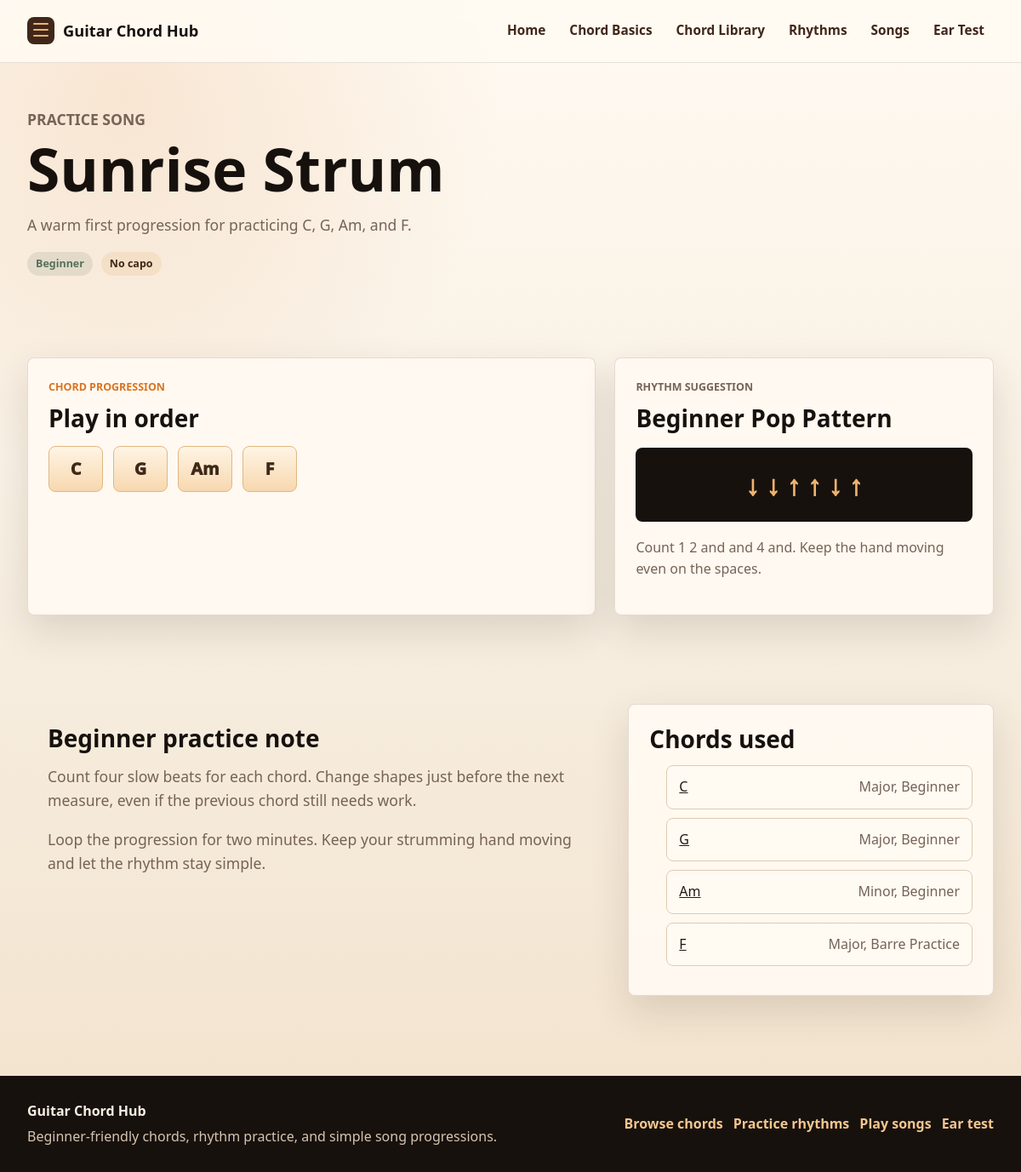
Screenshot of /songs/1 with the database file from the repository.
### tables this page shows
CREATE TABLE songs (
    id INTEGER PRIMARY KEY AUTOINCREMENT,
    title TEXT NOT NULL UNIQUE,
    difficulty TEXT NOT NULL,
    capo TEXT NOT NULL,
    description TEXT NOT NULL,
    rhythm_id INTEGER NOT NULL,
    FOREIGN KEY (rhythm_id) REFERENCES rhythms (id)
);

CREATE TABLE song_chords (
    id INTEGER PRIMARY KEY AUTOINCREMENT,
    song_id INTEGER NOT NULL,
    chord_id INTEGER NOT NULL,
    order_index INTEGER NOT NULL,
    FOREIGN KEY (song_id) REFERENCES songs (id),
    FOREIGN KEY (chord_id) REFERENCES chords (id)
);

CREATE TABLE chords (
    id INTEGER PRIMARY KEY AUTOINCREMENT,
    name TEXT NOT NULL UNIQUE,
    category TEXT NOT NULL,
    difficulty TEXT NOT NULL,
    description TEXT NOT NULL,
    practice_tip TEXT NOT NULL,
    is_featured INTEGER NOT NULL DEFAULT 0,
    sort_order INTEGER NOT NULL DEFAULT 100,
    recommended_next_chord_id INTEGER,
    FOREIGN KEY (recommended_next_chord_id) REFERENCES chords (id)
);

CREATE TABLE rhythms (
    id INTEGER PRIMARY KEY AUTOINCREMENT,
    name TEXT NOT NULL UNIQUE,
    difficulty TEXT NOT NULL,
    pattern TEXT NOT NULL,
    description TEXT NOT NULL,
    practice_tip TEXT NOT NULL
);

### app.py (the view)
    @app.route("/songs/<int:song_id>")
    def song_detail(song_id):
        connection = db.get_db()
        song = connection.execute(
            """
            SELECT songs.id, songs.title, songs.difficulty, songs.capo,
                   songs.description, rhythms.name AS rhythm_name,
                   rhythms.pattern AS rhythm_pattern,
                   rhythms.practice_tip AS rhythm_tip
            FROM songs
            JOIN rhythms ON songs.rhythm_id = rhythms.id
            WHERE songs.id = ?
            """,
            (song_id,),
        ).fetchone()
        if song is None:
            abort(404)
        chord_rows = connection.execute(
            """
            SELECT chords.id, chords.name, chords.category, chords.difficulty,
                   song_chords.order_index
            FROM song_chords
            JOIN chords ON song_chords.chord_id = chords.id
            WHERE song_chords.song_id = ?
            ORDER BY song_chords.order_index
            """,
            (song_id,),
        ).fetchall()
        return render_template(
            "song_detail.html",
            song=song,
            chord_rows=chord_rows,
        )

### db.py (called while the page is built)
def get_db():
    if "db" not in g:
        g.db = sqlite3.connect(current_app.config["DATABASE"])
        g.db.row_factory = sqlite3.Row
    return g.db

### templates/song_detail.html (shortened to what this page needs)
{% extends "base.html" %}
{% block content %}
<section class="page-header compact-header">
    <p class="eyebrow">Practice song</p>
    <h1>{{ song["title"] }}</h1>
    <p>{{ song["description"] }}</p>
    <div class="badge-row">
        <span class="difficulty-badge">{{ song["difficulty"] }}</span>
        <span class="category-badge">{{ song["capo"] }}</span>
    </div>
</section>
<section class="content-section song-practice-layout">
    <div class="practice-panel">
        <p class="eyebrow">Chord progression</p>
        <h2>Play in order</h2>
        <div class="progression">
            {% for chord in chord_rows %}
                <a href="{{ url_for('chord_detail', chord_id=chord['id']) }}">{{ chord["name"] }}</a>
            {% endfor %}
        </div>
    </div>
    <aside class="rhythm-card">
        <p class="eyebrow">Rhythm suggestion</p>
        <h2>{{ song["rhythm_name"] }}</h2>
        <div class="pattern-display">{{ song["rhythm_pattern"] }}</div>
        <p>{{ song["rhythm_tip"] }}</p>
    </aside>
</section>
<section class="content-section two-column">
    <article class="article-copy">
        <h2>Beginner practice note</h2>
        <p>
            Count four slow beats for each chord. Change shapes just before the next
            measure, even if the previous chord still needs work.
        </p>
        <p>
            Loop the progression for two minutes. Keep your strumming hand moving and
            let the rhythm stay simple.
        </p>
    </article>
    <aside class="info-panel">
        <h2>Chords used</h2>
        <ul class="clean-list chord-link-list">
            {% for chord in chord_rows %}
                <li>
                    <a href="{{ url_for('chord_detail', chord_id=chord['id']) }}">{{ chord["name"] }}</a>
                    <span>{{ chord["category"] }}, {{ chord["difficulty"] }}</span>
                </li>
            {% endfor %}
        </ul>
    </aside>
</section>
{% endblock %}

### static/style.css (style rules this page uses)
:root { --cream: #f7efe2; --paper: #fffaf2; --paper-deep: #f0dfc7; --ink: #241813; --muted: #766356; --soft-black: #17110e; --brown: #402719; --brown-soft: #6d4a34; --orange: #d87422; --orange-soft: #f0b36b; --sage: #55705a; --line: #dfcbb3; --shadow: 0 18px 45px rgba(64, 39, 25, 0.14); --glow: 0 0 0 4px rgba(216, 116, 34, 0.16), 0 18px 42px rgba(216, 116, 34, 0.22); }
* { box-sizing: border-box; }
html { scroll-behavior: smooth; }
body { margin: 0; background: radial-gradient(circle at 12% 8%, rgba(216, 116, 34, 0.14), transparent 28rem), linear-gradient(180deg, #fffaf2 0%, var(--cream) 48%, #f2e2cc 100%); color: var(--ink); font-family: "Segoe UI", Arial, Helvetica, sans-serif; line-height: 1.6; }
a { color: inherit; }
.hero, .page-header, .content-section, .chord-hero, .error-page { max-width: 1180px; margin: 0 auto; padding: 52px 22px; }
.hero-copy, .hero-panel, .content-section, .page-header, .chord-hero { animation: rise-in 520ms ease both; }
.eyebrow { margin: 0 0 10px; color: var(--orange); font-size: 0.78rem; font-weight: 850; letter-spacing: 0; text-transform: uppercase; }
h1, h2, h3, p { margin-top: 0; }
h1 { max-width: 760px; margin-bottom: 18px; color: var(--soft-black); font-size: 4.35rem; line-height: 0.98; }
h2 { margin-bottom: 14px; color: var(--soft-black); font-size: 1.75rem; line-height: 1.18; }
.hero-text, .page-header p, .article-copy p, .large-text { max-width: 760px; color: var(--muted); font-size: 1.1rem; }
.hero-actions, .badge-row, .detail-tags { display: flex; flex-wrap: wrap; gap: 10px; align-items: center; }
.chord-card, .learning-card, .song-card, .info-panel, .empty-state, .recommend-card, .song-usage-card, .practice-panel, .rhythm-card { border: 1px solid rgba(64, 39, 25, 0.14); border-radius: 8px; background: rgba(255, 250, 242, 0.92); box-shadow: var(--shadow); }
.card-body p, .song-card p, .learning-card p, .info-panel p, .recommend-card p, .song-usage-card p, .rhythm-card p { color: var(--muted); }
.badge-row { margin-bottom: 12px; }
.category-badge, .difficulty-badge { display: inline-flex; align-items: center; min-height: 28px; padding: 4px 10px; border-radius: 999px; font-size: 0.78rem; font-weight: 850; }
.category-badge { background: #f4dfc7; color: var(--brown); }
.difficulty-badge { background: rgba(85, 112, 90, 0.13); color: var(--sage); }
.compact-header { padding-bottom: 32px; }
.two-column { display: grid; grid-template-columns: minmax(0, 1.35fr) minmax(280px, 0.85fr); gap: 24px; }
.article-copy, .info-panel, .recommend-card, .song-usage-card, .practice-panel, .rhythm-card, .empty-state { padding: 24px; }
.clean-list { margin: 0; padding-left: 20px; }
.clean-list li { margin-bottom: 10px; }
.string-guide li, .link-list a, .chord-link-list li { display: flex; justify-content: space-between; gap: 16px; border: 1px solid var(--line); border-radius: 8px; background: var(--paper); padding: 12px 14px; }
.string-guide span, .chord-link-list span { color: var(--muted); }
.song-practice-layout { display: grid; grid-template-columns: minmax(0, 1.2fr) minmax(280px, 0.8fr); gap: 22px; align-items: stretch; }
.progression { display: flex; flex-wrap: wrap; gap: 12px; margin-top: 16px; }
.progression a { display: inline-flex; align-items: center; justify-content: center; min-width: 64px; min-height: 54px; border: 1px solid #e0b782; border-radius: 8px; background: linear-gradient(180deg, #fff4e4, #f7d8af); color: var(--brown); font-size: 1.25rem; font-weight: 950; text-decoration: none; }
.pattern-display { margin: 18px 0; border-radius: 8px; background: var(--soft-black); color: var(--orange-soft); font-size: 2rem; font-weight: 950; padding: 18px; text-align: center; white-space: pre-wrap; }

### rows the page displays
songs: title "Sunrise Strum", description "A warm first progression for practicing C, G, Am, and F.", difficulty "Beginner", capo "No capo"
song_chords: name "C", category "Major", difficulty "Beginner"
song_chords: name "G", category "Major", difficulty "Beginner"
song_chords: name "Am", category "Minor", difficulty "Beginner"
song_chords: name "F", category "Major", difficulty "Barre Practice"
rhythms: rhythm_name "Beginner Pop Pattern", rhythm_pattern "↓ ↓ ↑ ↑ ↓ ↑", rhythm_tip "Count 1 2 and and 4 and. Keep the hand moving even on the spaces."
